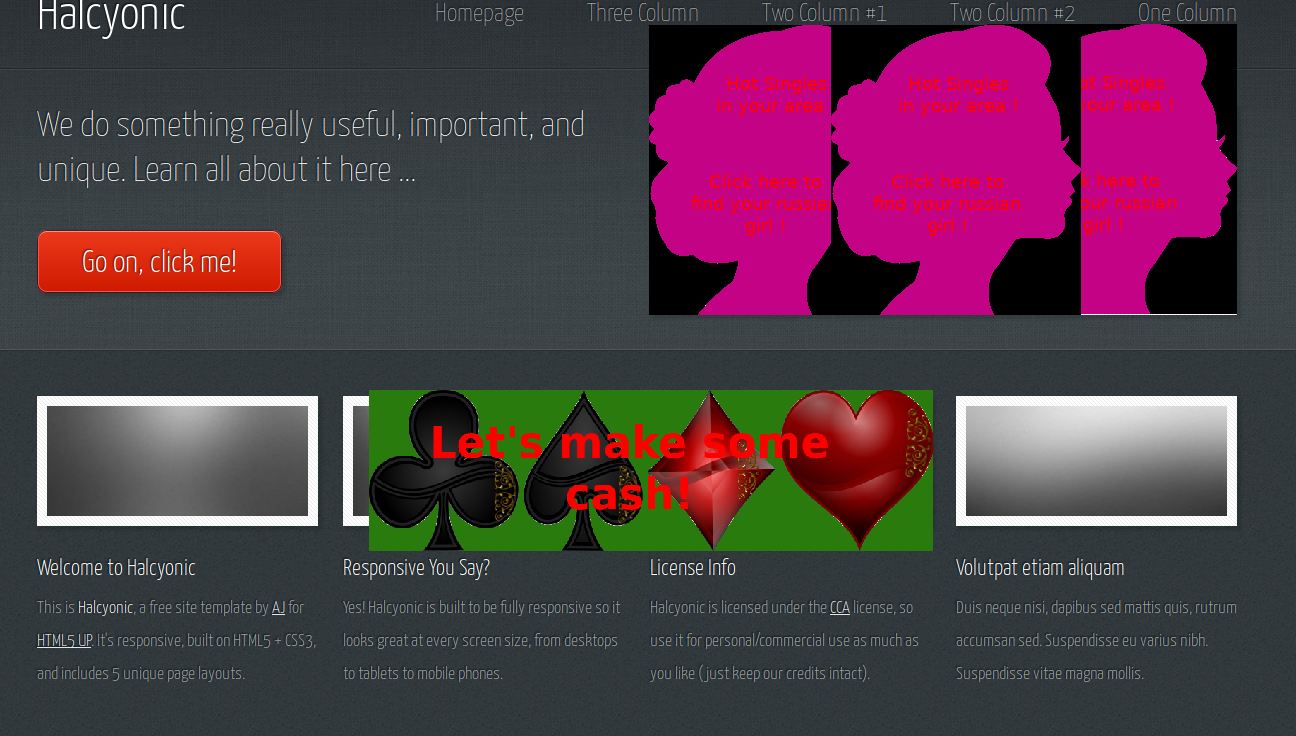

The image is a tile-based game level rendered from a .tmx file. Its description and source (layers, tilesets, objects; grid data summarised) follow:
An orthogonal 81x46 tile map with 16x16 px tiles, 1 tile layer (Calque de Tile 1) and 19 objects (2x turret:HA:0.01:200:200:0.5, 2x turret:y:0.1:100:1000:0.5, win:levelFinal, win:level03, turret:H:0.1:100:1000:0.5, ...).

<map version="1.2" tiledversion="1.2.3" orientation="orthogonal" renderorder="right-down" width="81" height="46" tilewidth="16" tileheight="16" infinite="0" nextlayerid="3" nextobjectid="25">
 <tileset firstgid="1" source="tileset.tsx" />
 <layer id="1" name="Calque de Tile 1" width="81" height="46">
  <data>[3726 cells, 1 non-empty, 1 distinct tile ids]</data>
 </layer>
 <objectgroup id="2" name="coll">
  <object id="1" x="650" y="29" width="587" height="284" />
  <object id="2" name="win:levelFinal" x="41" y="232" width="238" height="58" />
  <object id="3" type="win:level03" x="651.5" y="558" width="84" height="20" />
  <object id="4" name="turret:H:0.1:100:1000:0.5" x="729" y="77" width="8" height="14" />
  <object id="5" name="turret:HA:0.01:200:200:0.5" x="381.5" y="321" width="8" height="14" />
  <object id="6" x="650" y="29" width="587" height="284" />
  <object id="7" name="turret:y:0.1:100:1000:0.5" x="914" y="198.5" width="8" height="14" />
  <object id="8" name="turret:S:0.1:500:500:1" x="947" y="76.5" width="8" height="14" />
  <object id="9" name="turret:y:0.1:100:1000:0.5" x="1076" y="99.5" width="8" height="14" />
  <object id="10" name="turret:S:0.1:100:1000:0.5" x="1106" y="75.5" width="8" height="14" />
  <object id="11" name="spawn:270" x="1212.5" y="348" width="21" height="16.5" />
  <object id="13" name="turret:G:0.1:300:50:1" x="748.5" y="400" width="8" height="14" />
  <object id="15" name="turret:HA:0.01:200:200:0.5" x="958.333" y="558.5" width="8" height="14" />
  <object id="16" name="turret:C:0.1:500:500:1" x="565.333" y="484.667" width="22.6667" height="24" />
  <object id="17" x="370" y="391" width="562.667" height="159" />
  <object id="21" x="-10" y="-7" width="16" height="744" />
  <object id="22" x="-28" y="734" width="1331" height="14" />
  <object id="23" x="1292" y="-68" width="18" height="826" />
  <object id="24" x="-10" y="-22" width="1331" height="24" />
 </objectgroup>
</map>